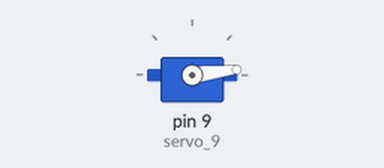
The sketch below on a simulated Arduino Uno, built with avr-gcc and run on an emulated ATmega328P. Parts: servo.

Above: at 0.05 s.
At 0.85 s:
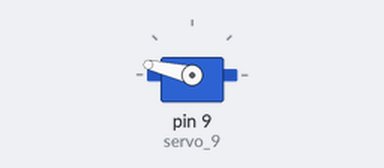
At 1.2 s:
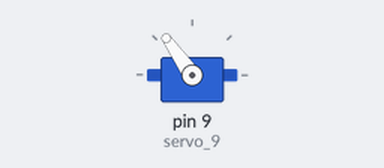
At 1.7 s:
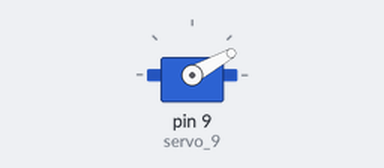
Timing chart, 0 to 4.2 s (numbered marks = the images above):
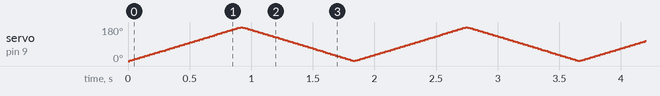

The sketch:

servo_motor.ino
```cpp
// C++ code
//
#include <Servo.h>

int graus = 0;

Servo servo_9;

void setup()
{
  servo_9.attach(9, 500, 2500);

  graus = 0;
}

void loop()
{
  while (graus < 180) {
    servo_9.write(graus);
    delay(5); // Wait for 50 millisecond(s)
    graus = (graus + 1);
  }
  while (graus > 0) {
    servo_9.write(graus);
    delay(5); // Wait for 50 millisecond(s)
    graus = (graus - 1);
  }
}
```
